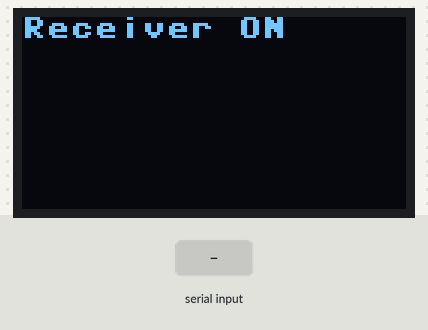
Simulated run of this program. Board: Raspberry Pi Pico running MicroPython. Shown: 128×64 one-colour display. Inputs (shaded band) come from the test bench. Library files of the repository ran but are not shown: ssd1306.py; what the program prints to the serial console is not drawn.

Above: at 1.2 s.
1.3 s: "1" received over the second serial link
At 2.4 s:
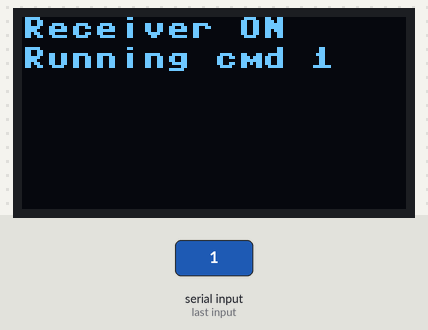
2.8 s: "5" received over the second serial link
At 3.5 s:
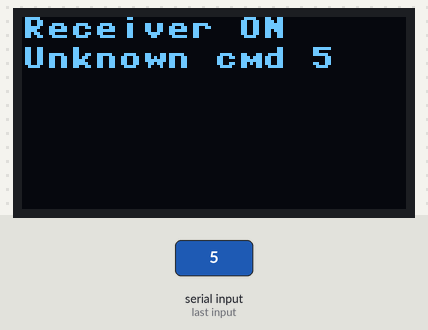
Timing chart, 0 to 5.8 s (numbered marks = the images above; inputs shaded):
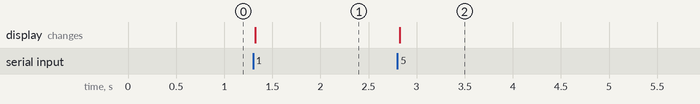

Measured:
- after the input at 1.3 s, the display: changes at once (image 1)
- after the input at 2.8 s, the display: changes at once (image 2)

The program:

main.py
```python
from machine import Pin, UART, I2C
from utime import sleep
from ssd1306 import SSD1306_I2C

def main() -> None:
    uart = UART(0, baudrate=9600, tx=Pin(12), rx=Pin(13))
    i2c = I2C(0, sda=Pin(16), scl=Pin(17), freq=400000)
    oled = SSD1306_I2C(128, 64, i2c)
    oled.text('Receiver ON', 0, 0)
    oled.show()
    while True:
        if uart.any():
            cmd = uart.read(1)
            try:
                cmd_val = int(cmd)
            except ValueError:
                print(cmd)
                oled.text(f'Error: cmd', 0, 10)
                oled.text('is not numeric', 0, 20)
            except:
                oled.text('Error: cmd unknown', 0, 10)
            else:
                print(cmd_val)
                if cmd_val == 1:
                    oled.fill(0)
                    oled.text('Running cmd 1', 0, 10)
                elif cmd_val == 2:
                    oled.fill(0)
                    oled.text('Running cmd 2', 0, 10)
                elif cmd_val == 3:
                    oled.fill(0)
                    oled.text('Running cmd 3', 0, 10)
                else:
                    oled.fill(0)
                    oled.text(f'Unknown cmd {cmd_val}', 0, 10)
            finally:
                oled.text('Receiver ON', 0, 0)
                oled.show()


if __name__ == '__main__':
    main()
```
